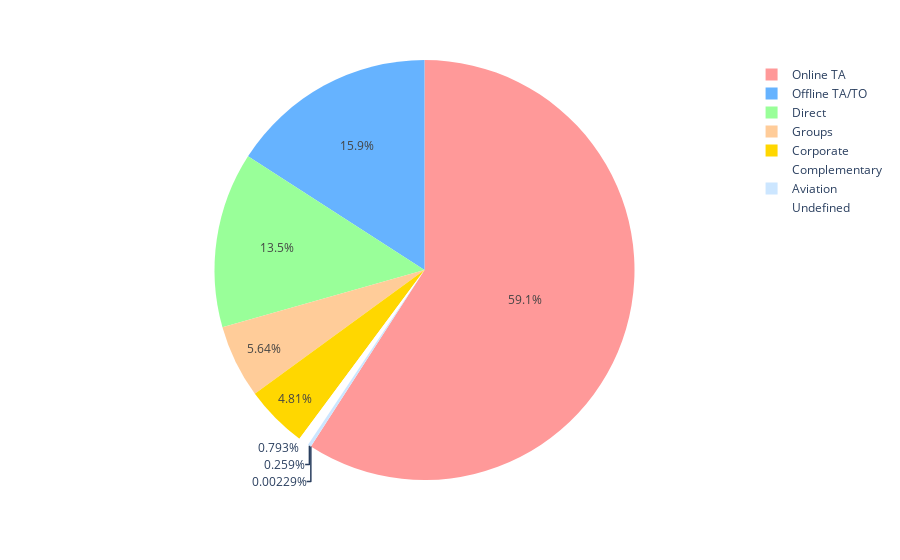

Notebook cell for this chart:
### Code cell
custom_colors = ['#FF9999', '#66B3FF', '#99FF99', '#FFCC99', '#FFD700']

pie_chart = px.pie(data,
                   values=data['market_segment'].value_counts(),
                   names=data['market_segment'].value_counts().index,
                   color_discrete_sequence=custom_colors)  # Use custom_colors for coloring

pie_chart.show()

### Figure 1 — Plotly figure (JSON) as saved in the notebook; plotly's stock layout.template omitted (floating-point values rounded to 4 significant figures)
{"data": [{"domain": {"x": [0, 1], "y": [0, 1]}, "hovertemplate": "label=%{label}<br>value=%{value}<extra></extra>", "labels": ["Online TA", "Offline TA/TO", "Direct", "Groups", "Corporate", "Complementary", "Aviation", "Undefined"], "legendgroup": "", "name": "", "showlegend": true, "type": "pie", "values": [51553, 13855, 11780, 4922, 4200, 692, 226, 2]}], "layout": {"legend": {"tracegroupgap": 0}, "margin": {"t": 60}, "piecolorway": ["#FF9999", "#66B3FF", "#99FF99", "#FFCC99", "#FFD700"]}}
